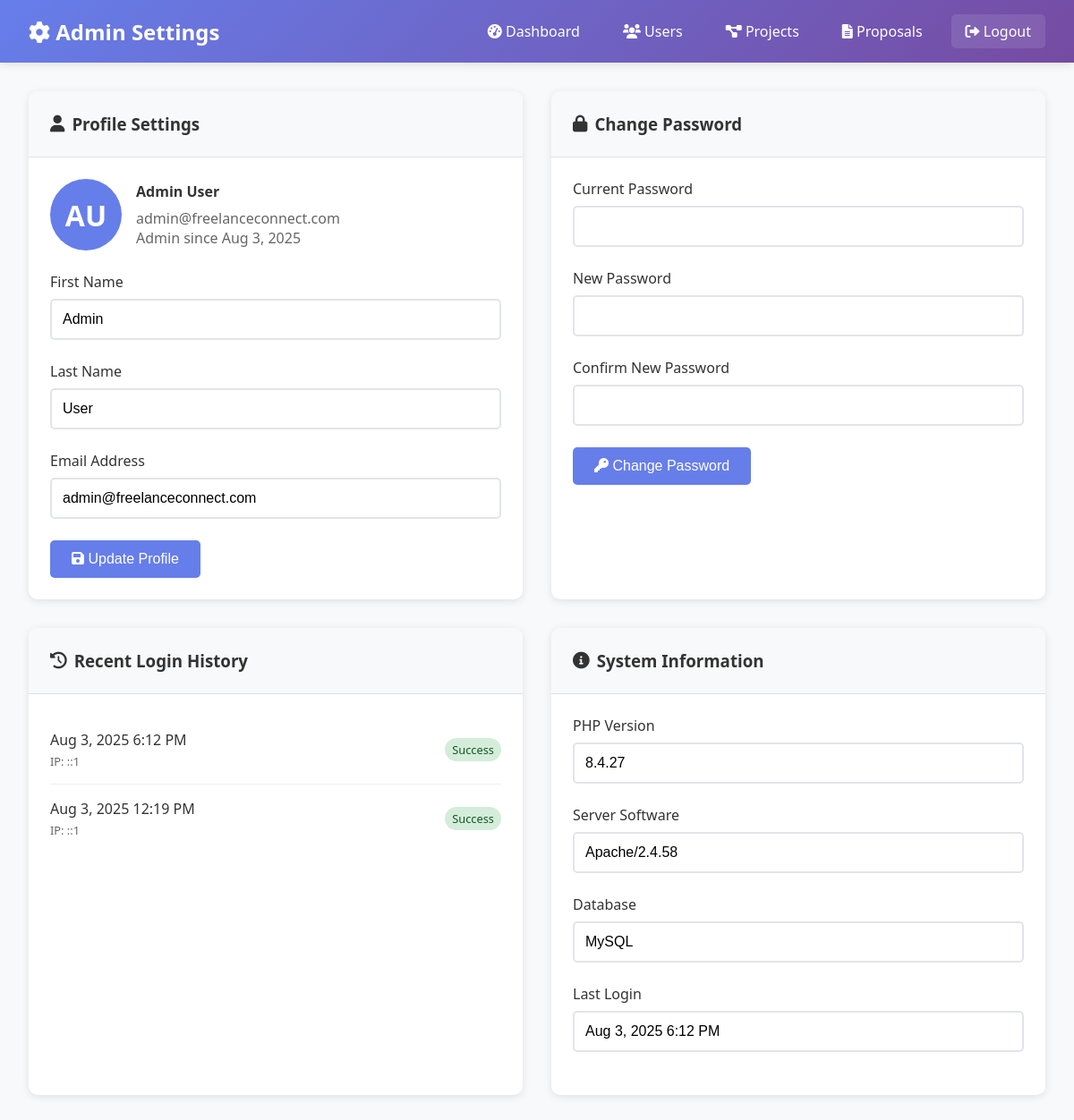
The app's page /freelance-connect/admin-settings.php (signed in) with its own data.
### tables this page shows
CREATE TABLE `admin_login_history` (
  `id` int(11) NOT NULL,
  `admin_id` int(11) NOT NULL,
  `login_time` timestamp NOT NULL DEFAULT current_timestamp(),
  `ip_address` varchar(45) DEFAULT NULL,
  `user_agent` text DEFAULT NULL
);

### freelance-connect/admin-settings.php (the view, shortened to what this page needs)
<?php
require_once 'config/db.php';
try {
    $stmt = $pdo->prepare("SELECT * FROM admins WHERE id = ?");
    $stmt->execute([$_SESSION['admin_id']]);
    $admin = $stmt->fetch();
    $logStmt = $pdo->prepare("SELECT * FROM admin_login_history WHERE admin_id = ? ORDER BY login_time DESC LIMIT 10");
    $logStmt->execute([$_SESSION['admin_id']]);
    $loginHistory = $logStmt->fetchAll();
} catch (PDOException $e) {
    $error = "Database error: " . $e->getMessage();
}
?>
<!DOCTYPE html>
<html lang="en">
<head>
    <link href="https://cdnjs.cloudflare.com/ajax/libs/font-awesome/6.0.0/css/all.min.css" rel="stylesheet">
</head>
<body>
    <div class="admin-header">
        <h1><i class="fas fa-cog"></i> Admin Settings</h1>
        <div class="admin-nav">
            <a href="admin-dashboard.php"><i class="fas fa-tachometer-alt"></i> Dashboard</a>
            <a href="admin-users.php"><i class="fas fa-users"></i> Users</a>
            <a href="admin-projects.php"><i class="fas fa-project-diagram"></i> Projects</a>
            <a href="admin-proposals.php"><i class="fas fa-file-alt"></i> Proposals</a>
            <a href="admin-logout.php" class="logout"><i class="fas fa-sign-out-alt"></i> Logout</a>
        </div>
    </div>
    <div class="container">
        <div class="settings-grid">
            <div class="settings-card">
                <div class="card-header">
                    <h3><i class="fas fa-user"></i> Profile Settings</h3>
                </div>
                <div class="card-body">
                    <div class="profile-info">
                        <div class="profile-avatar">
                            <?php echo strtoupper(substr($admin['first_name'], 0, 1) . substr($admin['last_name'], 0, 1)); ?>
                        </div>
                        <div class="profile-details">
                            <h4><?php echo htmlspecialchars($admin['first_name'] . ' ' . $admin['last_name']); ?></h4>
                            <p><?php echo htmlspecialchars($admin['email']); ?></p>
                            <p>Admin since <?php echo date('M j, Y', strtotime($admin['created_at'])); ?></p>
                        </div>
                    </div>
                    <form method="POST">
                        <div class="form-group">
                            <label for="first_name">First Name</label>
                            <input type="text" id="first_name" name="first_name"
                                value="<?php echo htmlspecialchars($admin['first_name']); ?>" required>
                        </div>
                        <div class="form-group">
                            <label for="last_name">Last Name</label>
                            <input type="text" id="last_name" name="last_name"
                                value="<?php echo htmlspecialchars($admin['last_name']); ?>" required>
                        </div>
                        <div class="form-group">
                            <label for="email">Email Address</label>
                            <input type="email" id="email" name="email"
                                value="<?php echo htmlspecialchars($admin['email']); ?>" required>
                        </div>
                        <button type="submit" class="btn btn-primary">
                            <i class="fas fa-save"></i> Update Profile
                        </button>
                    </form>
                </div>
            </div>
            <div class="settings-card">
                <div class="card-header">
                    <h3><i class="fas fa-lock"></i> Change Password</h3>
                </div>
                <div class="card-body">
                    <form method="POST">
                        <div class="form-group">
                            <label for="current_password">Current Password</label>
                            <input type="password" id="current_password" name="current_password" required>
                        </div>
                        <div class="form-group">
                            <label for="new_password">New Password</label>
                            <input type="password" id="new_password" name="new_password" required>
                        </div>
                        <div class="form-group">
                            <label for="confirm_password">Confirm New Password</label>
                            <input type="password" id="confirm_password" name="confirm_password" required>
                        </div>
                        <button type="submit" class="btn btn-primary">
                            <i class="fas fa-key"></i> Change Password
                        </button>
                    </form>
                </div>
            </div>
            <div class="settings-card">
                <div class="card-header">
                    <h3><i class="fas fa-history"></i> Recent Login History</h3>
                </div>
                <div class="card-body">
                    <?php if (empty($loginHistory)): ?>
                        <p style="color: #666; text-align: center;">No login history available.</p>
                    <?php else: ?>
                        <ul class="login-history">
                            <?php foreach ($loginHistory as $login): ?>
                                <li class="login-item">
                                    <div class="login-info">
                                        <div class="login-time">
                                            <?php echo date('M j, Y g:i A', strtotime($login['login_time'])); ?>
                                        </div>
                                        <div class="login-details">
                                            IP: <?php echo htmlspecialchars($login['ip_address'] ?: 'Unknown'); ?>
                                        </div>
                                    </div>
                                    <span class="login-status">Success</span>
                                </li>
                            <?php endforeach; ?>
                        </ul>
                    <?php endif; ?>
                </div>
            </div>
            <div class="settings-card">
                <div class="card-header">
                    <h3><i class="fas fa-info-circle"></i> System Information</h3>
                </div>
                <div class="card-body">
                    <div class="form-group">
                        <label>PHP Version</label>
                        <input type="text" value="<?php echo PHP_VERSION; ?>" readonly>
                    </div>
                    <div class="form-group">
                        <label>Server Software</label>
                        <input type="text" value="<?php echo $_SERVER['SERVER_SOFTWARE'] ?? 'Unknown'; ?>" readonly>
                    </div>
                    <div class="form-group">
                        <label>Database</label>
                        <input type="text" value="MySQL" readonly>
                    </div>
                    <div class="form-group">
                        <label>Last Login</label>
                        <input type="text"
                            value="<?php echo $admin['last_login'] ? date('M j, Y g:i A', strtotime($admin['last_login'])) : 'Never'; ?>"
                            readonly>
                    </div>
                </div>
            </div>
        </div>
    </div>
</body>
</html>

### freelance-connect/admin-settings.php (style rules this page uses)
* { margin: 0; padding: 0; box-sizing: border-box; }
body { font-family: 'Segoe UI', Tahoma, Geneva, Verdana, sans-serif; background: #f8f9fa; color: #333; }
.admin-header { background: linear-gradient(135deg, #667eea 0%, #764ba2 100%); color: white; padding: 1rem 2rem; display: flex; justify-content: space-between; align-items: center; box-shadow: 0 2px 10px rgba(0, 0, 0, 0.1); }
.admin-header h1 { font-size: 1.5rem; }
.admin-nav { display: flex; gap: 1rem; }
.admin-nav a { color: white; text-decoration: none; padding: 0.5rem 1rem; border-radius: 5px; transition: background 0.3s ease; }
.admin-nav .logout { background: rgba(255, 255, 255, 0.1); }
.container { max-width: 1200px; margin: 0 auto; padding: 2rem; }
.settings-grid { display: grid; grid-template-columns: 1fr 1fr; gap: 2rem; }
.settings-card { background: white; border-radius: 10px; box-shadow: 0 2px 10px rgba(0, 0, 0, 0.1); overflow: hidden; }
.card-header { background: #f8f9fa; padding: 1.5rem; border-bottom: 1px solid #dee2e6; }
.card-header h3 { margin: 0; color: #333; display: flex; align-items: center; gap: 0.5rem; }
.card-body { padding: 1.5rem; }
.form-group { margin-bottom: 1.5rem; }
.form-group label { display: block; margin-bottom: 0.5rem; font-weight: 500; color: #333; }
.form-group input { width: 100%; padding: 0.75rem; border: 2px solid #e1e5e9; border-radius: 5px; font-size: 1rem; transition: border-color 0.3s ease; }
.btn { padding: 0.75rem 1.5rem; border: none; border-radius: 5px; cursor: pointer; font-size: 1rem; font-weight: 500; transition: transform 0.2s ease; }
.btn-primary { background: #667eea; color: white; }
.login-history { list-style: none; padding: 0; }
.login-item { padding: 1rem 0; border-bottom: 1px solid #eee; display: flex; justify-content: space-between; align-items: center; }
.login-item:last-child { border-bottom: none; }
.login-info { flex: 1; }
.login-time { font-weight: 500; color: #333; }
.login-details { font-size: 0.8rem; color: #666; margin-top: 0.25rem; }
.login-status { background: #d4edda; color: #155724; padding: 0.25rem 0.5rem; border-radius: 15px; font-size: 0.8rem; font-weight: 500; }
.profile-info { display: flex; align-items: center; gap: 1rem; margin-bottom: 1.5rem; }
.profile-avatar { width: 80px; height: 80px; border-radius: 50%; background: #667eea; color: white; display: flex; align-items: center; justify-content: center; font-size: 2rem; font-weight: bold; }
.profile-details h4 { margin-bottom: 0.5rem; color: #333; }
.profile-details p { color: #666; margin: 0; }

### records on screen
admin_login_history: login_time "Aug 3, 2025 6:12 PM", ip_address "::1"
admin_login_history: login_time "Aug 3, 2025 12:19 PM", ip_address "::1"

### other values on screen
substr($admin['first_name'], 0, 1) . substr($admin['last_name'], 0, 1) "AU"
$admin['first_name'] . ' ' . $admin['last_name'] "Admin User"
$admin['email'] "admin@freelanceconnect.com"
date('M j, Y', strtotime($admin['created_at'])) "Aug 3, 2025"
